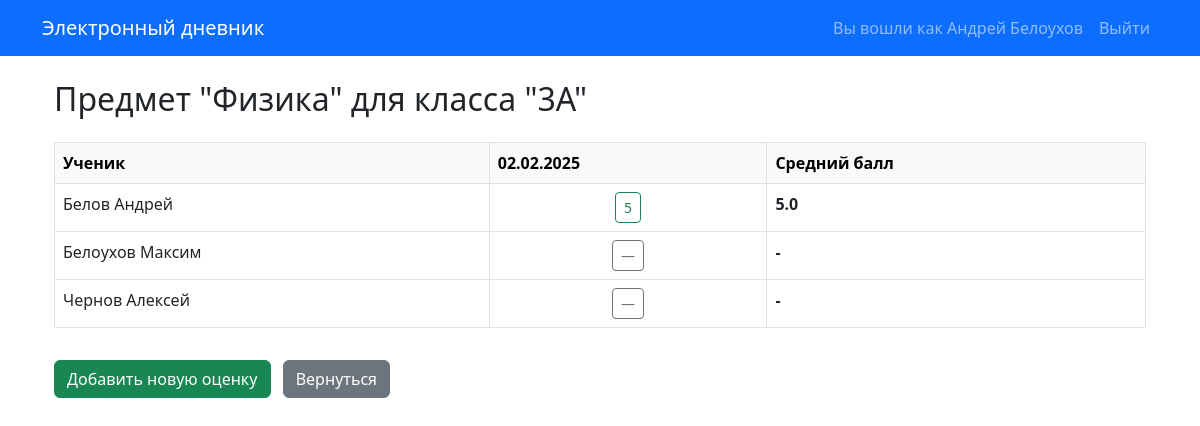
/subject/2/3А/ (signed in), run on the app's committed database.
### diary/models.py (models this page shows, shortened)
class Subject(models.Model):
    name = models.CharField(max_length=100)

class Student(models.Model):
    first_name = models.CharField(max_length=50)
    last_name = models.CharField(max_length=50)
    student_class = models.CharField(max_length=5)
    date_of_birth = models.DateField(null=True, blank=True)

class Grade(models.Model):
    student = models.ForeignKey(
        Student, on_delete=models.CASCADE, related_name="grades"
    )
    teacher = models.ForeignKey(User, on_delete=models.CASCADE)
    subject = models.ForeignKey(Subject, on_delete=models.CASCADE)
    value = models.IntegerField()
    comment = models.TextField(blank=True, null=True)
    date = models.DateField()

### diary/views.py (the view)
class SubjectClassDetailView(LoginRequiredMixin, TemplateView):
    template_name = "diary/subject_class.html"
    def get_context_data(self, **kwargs):
        context = super().get_context_data(**kwargs)
        subject_id = self.kwargs.get("subject_id")
        student_class = self.kwargs.get("student_class")
        teacher = self.request.user
        subject_obj = get_object_or_404(Subject, id=subject_id)
        students = list(
            Student.objects.filter(student_class=student_class).order_by(
                "last_name", "first_name"
            )
        )
        grades_qs = Grade.objects.filter(
            teacher=teacher, subject=subject_obj, student__student_class=student_class
        )
        dates = list(
            grades_qs.values_list("date", flat=True).distinct().order_by("date")
        )
        grade_map = {}
        for grade in grades_qs:
            key = (grade.student.id, grade.date)
            grade_map[key] = grade
        rows = []
        for student in students:
            row = {"student": student, "grades": [], "grade_pairs": [], "average": None}
            sum_grades = 0
            count_grades = 0
            grade_list = []
            for date in dates:
                key = (student.id, date)
                g = grade_map.get(key)
                grade_list.append(g)
                if g:
                    sum_grades += g.value
                    count_grades += 1
            row["grades"] = grade_list
            row["grade_pairs"] = list(zip(dates, grade_list))
            row["average"] = (
                round(sum_grades / count_grades, 2) if count_grades else "-"
            )
            rows.append(row)
        context["subject"] = subject_obj
        context["student_class"] = student_class
        context["dates"] = dates
        context["rows"] = rows
        return context

### diary/templates/diary/subject_class.html
{% extends 'base.html' %}
{% block content %}
<div class="container my-4">
  <h2 class="mb-4">Предмет "{{ subject.name }}" для класса "{{ student_class }}"</h2>
  <div class="table-responsive">
    <table class="table table-bordered table-hover">
      <thead class="table-light">
        <tr>
          <th>Ученик</th>
          {% for d in dates %}
            <th>{{ d|date:"d.m.Y" }}</th>
          {% endfor %}
          <th>Средний балл</th>
        </tr>
      </thead>
      <tbody>
        {% for row in rows %}
        <tr>
          <td>{{ row.student.last_name }} {{ row.student.first_name }}</td>
          {% for date, grade in row.grade_pairs %}
          <td class="text-center">
            {% if grade %}
              <a href="{% url 'grade_edit' pk=grade.id %}" class="btn btn-outline-success btn-sm">{{ grade.value }}</a>
            {% else %}
              <a href="{% url 'grade_create_cell' subject_id=subject.id student_class=student_class student_id=row.student.id grade_date=date %}" class="btn btn-outline-secondary btn-sm">—</a>
            {% endif %}
          </td>
          {% endfor %}
          <td class="fw-bold">{{ row.average }}</td>
        </tr>
        {% endfor %}
      </tbody>
    </table>
  </div>
  <div class="mt-3">
    <a href="{% url 'grade_create_generic' subject_id=subject.id student_class=student_class %}" class="btn btn-success me-2">Добавить новую оценку</a>
    <a href="{% url 'teacher-dashboard' %}" class="btn btn-secondary">Вернуться</a>
  </div>
</div>
{% endblock %}

### diary/templates/base.html (shortened to what this page needs)
<!DOCTYPE html>
<html lang="ru">
<head>
  <link href="https://cdn.jsdelivr.net/npm/bootstrap@5.3.0/dist/css/bootstrap.min.css" rel="stylesheet">
</head>
<body>
  <nav class="navbar navbar-expand-lg navbar-dark bg-primary">
    <div class="container">
      <a class="navbar-brand" href="{% url 'teacher-dashboard' %}">Электронный дневник</a>
      <div class="collapse navbar-collapse" id="navbarContent">
        <ul class="navbar-nav ms-auto mb-2 mb-lg-0">
          {% if user.is_authenticated %}
            <li class="nav-item">
              <span class="nav-link">Вы вошли как {{ user.get_full_name }}</span>
            </li>
            <li class="nav-item">
              <form action="{% url 'logout' %}" method="post" class="d-inline">
                <button type="submit" class="btn btn-link nav-link">Выйти</button>
              </form>
            </li>
          {% else %}
            <li class="nav-item">
              <a class="nav-link" href="{% url 'login' %}">Войти</a>
            </li>
          {% endif %}
        </ul>
      </div>
    </div>
  </nav>
  <div class="container mt-4">
    {% block content %}
    {% endblock %}
  </div>
</body>
</html>

### data on the page
Subject: name "Физика"
Student: student.last_name "Белов", student.first_name "Андрей", average "5.0"
Grade: value "5"
Student: student.last_name "Белоухов", student.first_name "Максим", average "-"
Student: student.last_name "Чернов", student.first_name "Алексей", average "-"

### other printed values
{{ user.get_full_name }} "Андрей Белоухов"
{{ student_class }} "3А"
{{ d|date:"d.m.Y" }} "02.02.2025"
